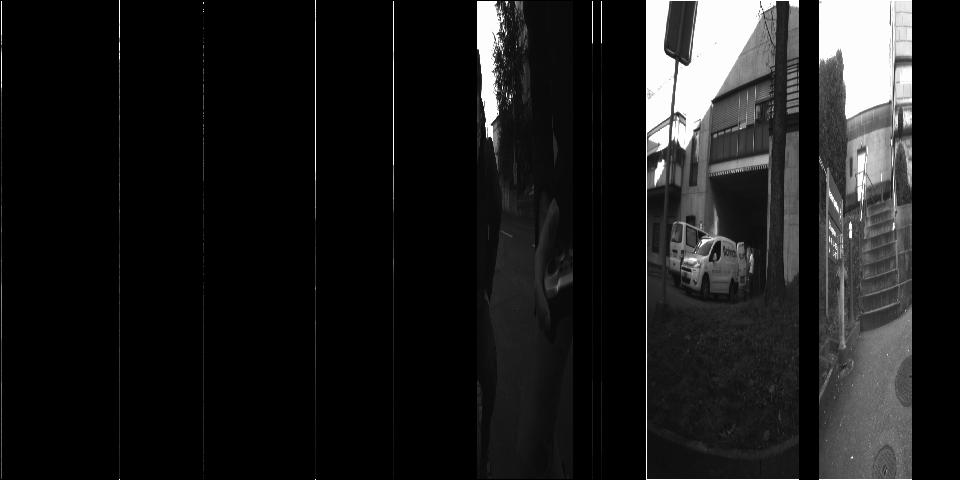
#> input picture src/first_stitch_left_0547.jpg, 960 x 480 px, given in place of 0000000000.png, which was not available
$ python denseFlowStereo.py src/first_stitch_left_0547.jpg
#> lines starting #> are read from the running program, lines starting #| are printed output that depends on the picture; after the words box and inside, x2 and y2 are one past the last pixel; in counts of white or black regions, pixels touching at a corner belong together; pictures that were not available may be replaced by others from this repository, and a replacement may not be noted
#!/usr/bin/env python

'''
example to show optical flow
USAGE: opt_flow.py [<video_source>]
Keys:
 1 - toggle HSV flow visualization
 2 - toggle glitch
Keys:
    ESC    - exit
'''

# Python 2/3 compatibility
from __future__ import print_function

import numpy as np
import cv2
import os


def draw_flow(img, flow, step=16):
    h, w = img.shape[:2]
    y, x = np.mgrid[step/2:h:step, step/2:w:step].reshape(2,-1).astype(int)
    fx, fy = flow[y,x].T
    lines = np.vstack([x, y, x+fx, y+fy]).T.reshape(-1, 2, 2)
    lines = np.int32(lines + 0.5)
    vis = cv2.cvtColor(img, cv2.COLOR_GRAY2BGR)
    cv2.polylines(vis, lines, 0, (0, 255, 0))
    for (x1, y1), (x2, y2) in lines:
        cv2.circle(vis, (x1, y1), 1, (0, 255, 0), -1)
    return vis


def draw_hsv(flow):
    h, w = flow.shape[:2]
    fx, fy = flow[:,:,0], flow[:,:,1]
    ang = np.arctan2(fy, fx) + np.pi
    v = np.sqrt(fx*fx+fy*fy)
    hsv = np.zeros((h, w, 3), np.uint8)
    hsv[...,0] = ang*(180/np.pi/2)
    hsv[...,1] = 255
    hsv[...,2] = np.minimum(v*4, 255)
    bgr = cv2.cvtColor(hsv, cv2.COLOR_HSV2BGR)
    return bgr


def warp_flow(img, flow):
    h, w = flow.shape[:2]
    flow = -flow
    flow[:,:,0] += np.arange(w)
    flow[:,:,1] += np.arange(h)[:,np.newaxis]
    res = cv2.remap(img, flow, None, cv2.INTER_LINEAR)
    return res

if __name__ == '__main__':
    import sys
    print(__doc__)
    try:
        fn = sys.argv[1]
    except IndexError:
        fn = 0

    #cam = video.create_capture(fn)
    #ret, prev = cam.read()
    path0 = "record0/cam0/"
    path1 = "record0/cam1/"
    pathcam0 = path0 + "0000000"
    pathcam1 = path1 + "0000000"
    temp = cv2.imread(pathcam0 + "000" + ".png")
#> temp is the input picture: shape (480, 960, 3); min 0, max 255, mean 27.9

    mylist = os.listdir(path0)  # dir is your directory path
    pics = len(mylist)
    height, width, layers = temp.shape
#> height = 480; width = 960; layers = 3
    video = cv2.VideoWriter('stereoCam6fps.mp4', 0x00000021, 6, (2 * width, height + 320))
    for index in range(0, pics):
        if index < 10:
            left = cv2.imread(pathcam0 + "00" + str(index) + ".png")
            right = cv2.imread(pathcam1 + "00" + str(index) + ".png")
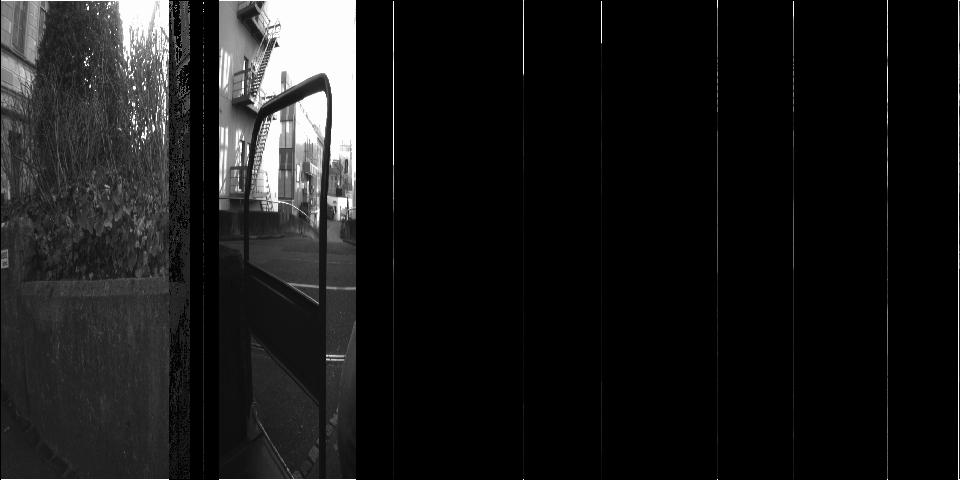
#> input picture src/first_stitch_left_8321.jpg, 960 x 480 px, given in place of 0000000000.png, which was not available
#> right is the input picture: shape (480, 960, 3); min 0, max 255, mean 25.5
        elif index < 100:
            left = cv2.imread(pathcam0 + "0" + str(index) + ".png")
            right = cv2.imread(pathcam1 + "0" + str(index) + ".png")
        else:
            left = cv2.imread(pathcam0 + str(index) + ".png")
            right = cv2.imread(pathcam1 + str(index) + ".png")

        leftgray = cv2.cvtColor(left, cv2.COLOR_BGR2GRAY)
        rightgray = cv2.cvtColor(right, cv2.COLOR_BGR2GRAY)
        flow = cv2.calcOpticalFlowFarneback(leftgray, rightgray, None, 0.5, 3, 15, 3, 5, 1.2, 0)

        row1 = np.hstack((cv2.resize(left, (500, 320)), np.zeros((320, 1, 3), np.uint8)))
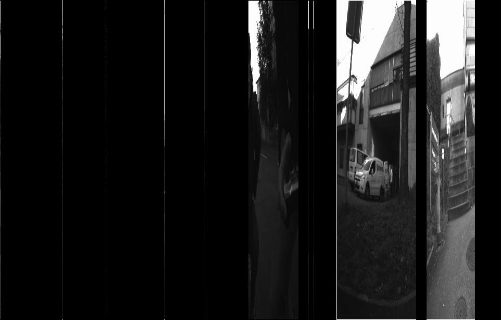
#> row1: shape (320, 501, 3); min 0, max 255, mean 27.8
        row1 = np.hstack((row1, cv2.resize(draw_flow(rightgray, flow), (500, 320))))
#> in draw_flow, `fx, fy = flow[y,x].T`: fx = 1800 values, max 34.84 at index 0, min -9.94 at index 1038, mean 0.938; fy = 1800 values, max 267.8 at index 442, min -287.5 at index 40, mean 0.00901
#> in draw_flow, `cv2.polylines(vis, lines, 0, (0, 255, 0))`:
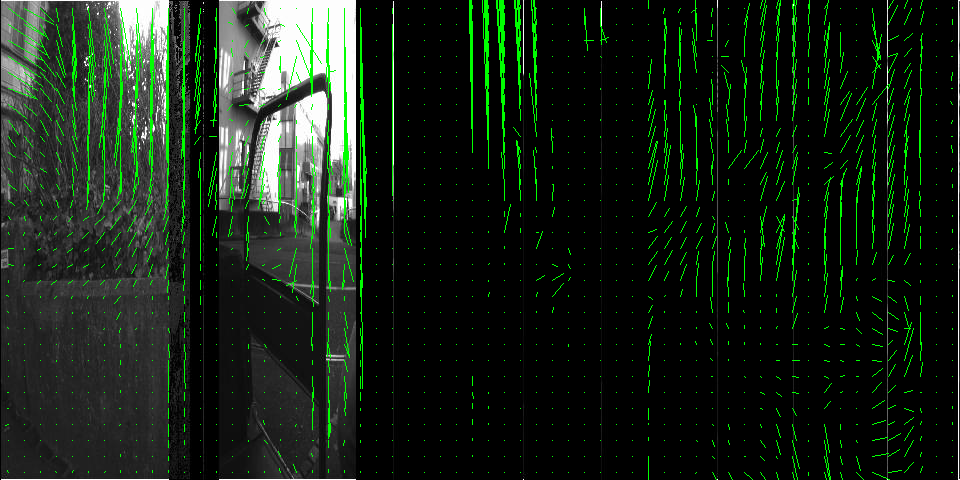
#> vis: shape (480, 960, 3); 4.54% of pixels changed, all inside (x1, y1, x2, y2) = (5, 0, 953, 480)
#> the loop in draw_flow, `for (x1, y1), (x2, y2) in lines:` made 1800 passes
#> (x1, x2, y2) on passes 1 to 3: (8, 43, 34), (24, 53, 24), (40, 53, 21)
#> after the loop in draw_flow, `for (x1, y1), (x2, y2) in lines:`:
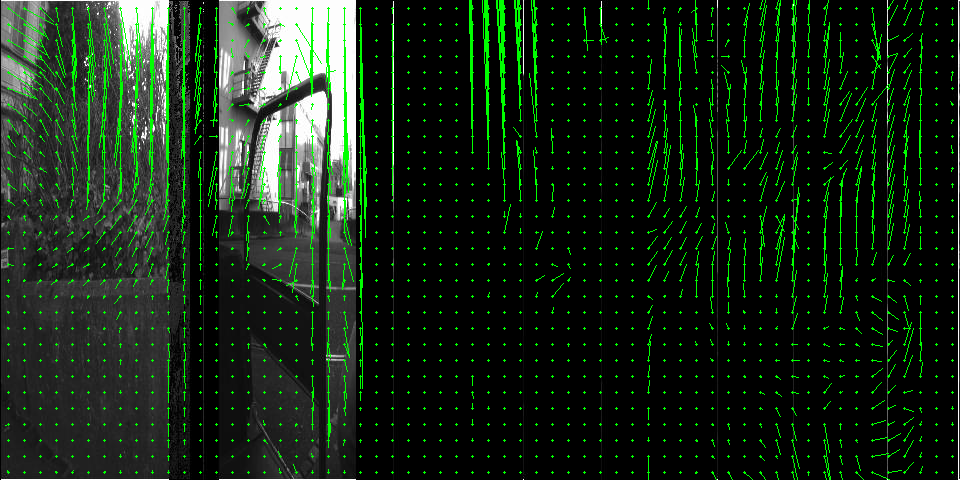
#> vis: shape (480, 960, 3); 1.28% of pixels changed, all inside (x1, y1, x2, y2) = (7, 7, 954, 474)
#> row1: shape (320, 1001, 3)
        row1 = np.hstack((row1, np.zeros((320, 1, 3), np.uint8)))
#> row1: shape (320, 1002, 3)
        row1 = np.hstack((row1, cv2.resize(right, (500, 320))))
#> row1: shape (320, 1502, 3)
        row1 = np.hstack((row1, np.zeros((320, 1, 3), np.uint8)))
#> row1: shape (320, 1503, 3)
        row1 = np.hstack((np.zeros((320, 1, 3), np.uint8), row1))
#> row1: shape (320, 1504, 3)
        row2 = np.hstack((draw_hsv(flow), warp_flow(left.copy(), flow)))
#> in draw_hsv, `hsv[...,2] = np.minimum(v*4, 255)`:
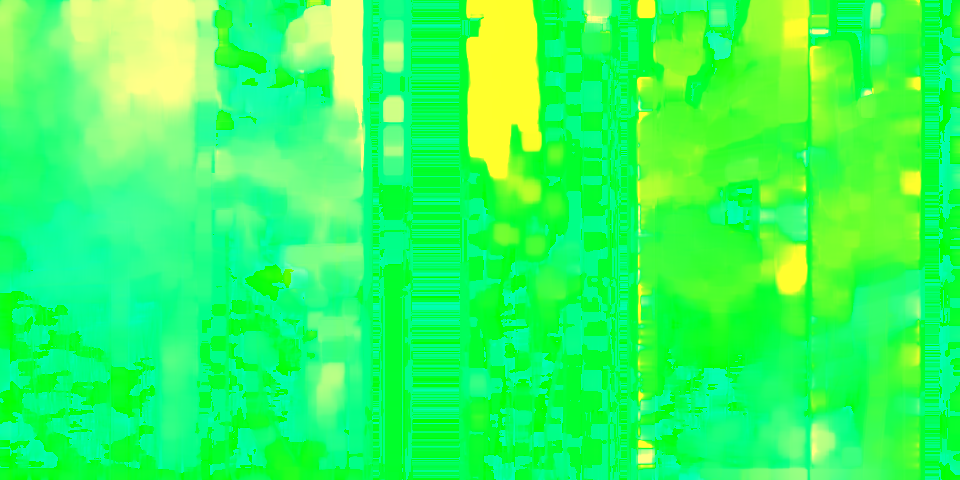
#> hsv: shape (480, 960, 3); mean of channels 0, 1, 2 92.8, 255, 50.1; drawn as B, G, R
#> in draw_hsv, `bgr = cv2.cvtColor(hsv, cv2.COLOR_HSV2BGR)`:
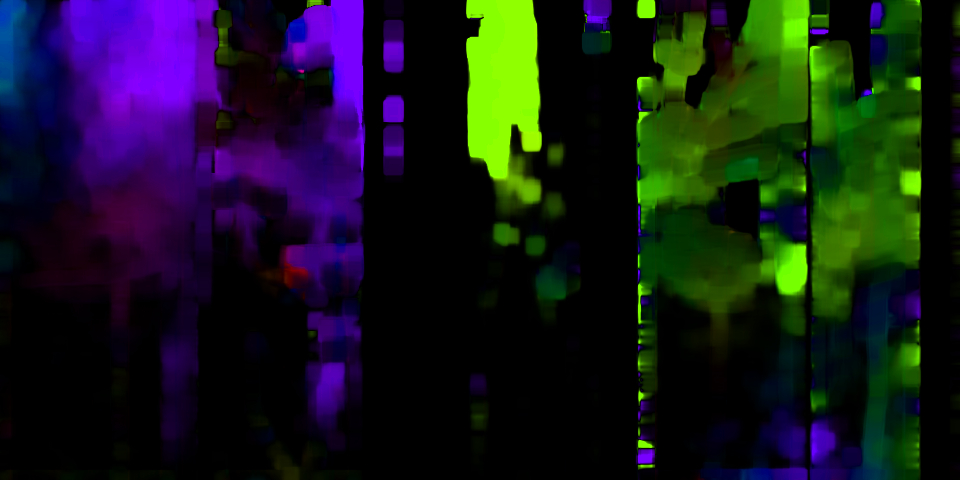
#> bgr: shape (480, 960, 3); mean B, G, R 27.2, 23.9, 21.6
#> in warp_flow, `h, w = flow.shape[:2]`: h = 480; w = 960
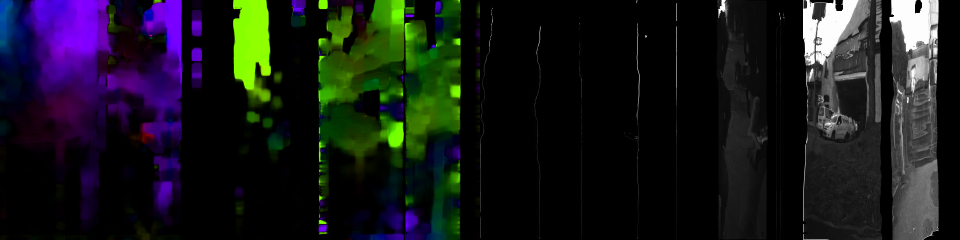
#> row2: shape (480, 1920, 3) (shown at 1/2 size); mean B, G, R 25.7, 24, 22.9
#> (the run stopped early here; a loop or call above may not have finished)
